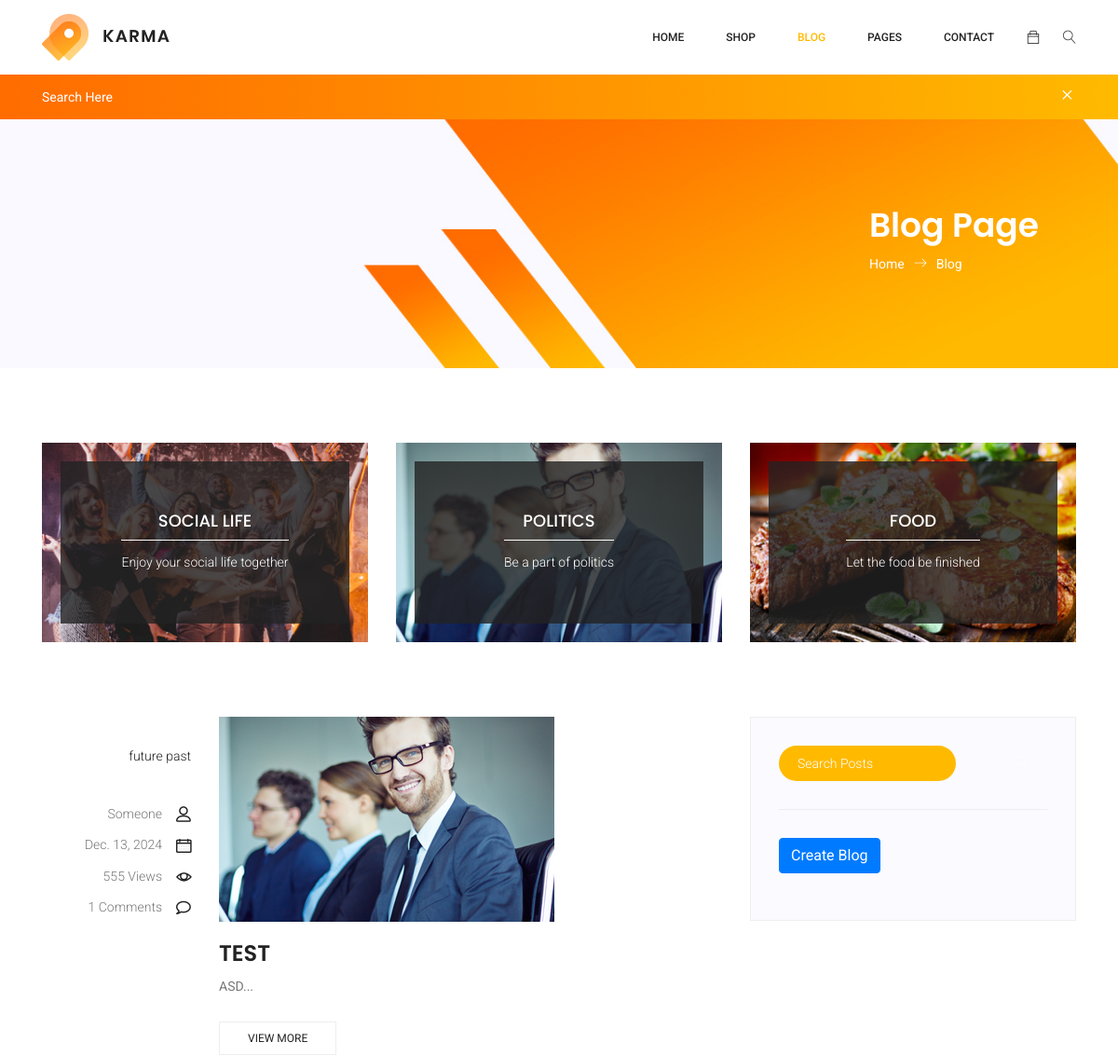
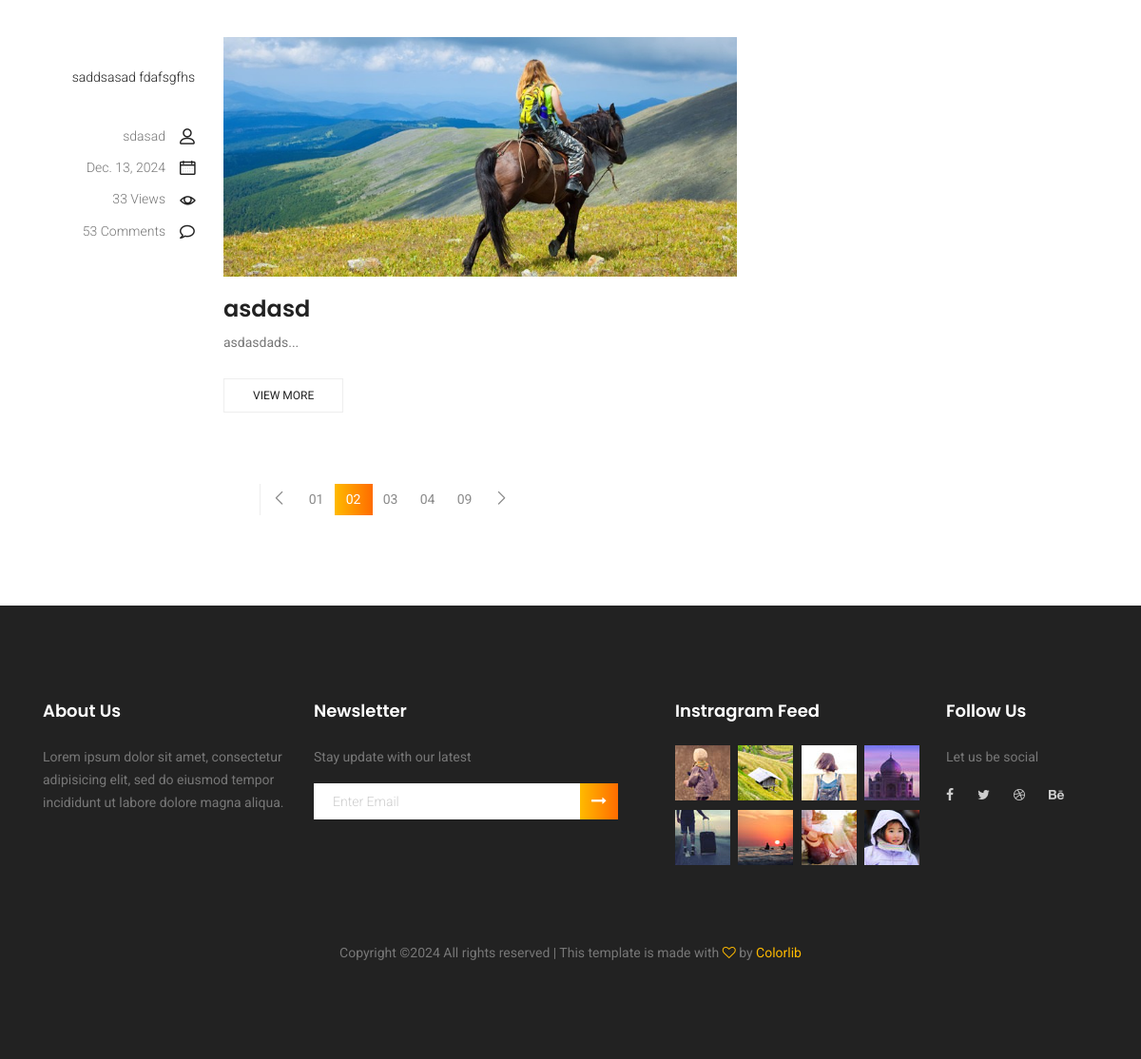
Screenshot of /blog/ with the database file from the repository (2 pictures, top to bottom).
### Ecommerce/models.py (models this page shows)
class Blogs(models.Model):
    id = models.AutoField(primary_key=True)
    name = models.CharField(max_length=100)
    description = models.TextField()
    tags = models.TextField()
    author = models.CharField(max_length=100)
    date = models.DateField()
    views = models.IntegerField()
    commentsAmount = models.IntegerField()
    image = models.ImageField(upload_to='static/img/blog/')

### Ecommerce/views.py (the view)
# urls.py: path('blog/', views.blogs_view, name='blog'),
def blogs_view(request):
    blogs = Blogs.objects.all()
    context = {'blogs': blogs}
    for blog in blogs:
        blog.split_tags = blog.tags.split(',')  # Preprocess tags as a list
    return render(request, 'karma/blog.html', context)

### Ecommerce/templates/karma/blog.html (shortened to what this page needs)
<!DOCTYPE html>
{% load static %}
<html lang="zxx" class="no-js">
<head>
    <link rel="stylesheet" href="{% static 'css/linearicons.css' %}">
    <link rel="stylesheet" href="{% static 'css/font-awesome.min.css' %}">
    <link rel="stylesheet" href="{% static 'css/themify-icons.css' %}">
    <link rel="stylesheet" href="{% static 'css/bootstrap.css' %}">
    <link rel="stylesheet" href="{% static 'css/owl.carousel.css' %}">
    <link rel="stylesheet" href="{% static 'css/nice-select.css' %}">
    <link rel="stylesheet" href="{% static 'css/nouislider.min.css' %}">
    <link rel="stylesheet" href="{% static 'css/ion.rangeSlider.css' %}" />
    <link rel="stylesheet" href="{% static 'css/ion.rangeSlider.skinFlat.css' %}" />
    <link rel="stylesheet" href="{% static 'css/main.css' %}">
</head>
<body>
	<header class="header_area sticky-header">
		<div class="main_menu">
			<nav class="navbar navbar-expand-lg navbar-light main_box">
				<div class="container">
					<a class="navbar-brand logo_h" href="{% url 'index' %}"><img src="{% static 'img/logo.png' %}" alt=""></a>
					<div class="collapse navbar-collapse offset" id="navbarSupportedContent">
						<ul class="nav navbar-nav menu_nav ml-auto">
							<li class="nav-item"><a class="nav-link" href="{% url 'index' %}">Home</a></li>
							<li class="nav-item submenu dropdown">
								<a href="#" class="nav-link dropdown-toggle" data-toggle="dropdown" role="button" aria-haspopup="true"
								 aria-expanded="false">Shop</a>
							</li>
							<li class="nav-item submenu dropdown active">
								<a href="#" class="nav-link dropdown-toggle" data-toggle="dropdown" role="button" aria-haspopup="true"
								 aria-expanded="false">Blog</a>
							</li>
							<li class="nav-item submenu dropdown">
								<a href="#" class="nav-link dropdown-toggle" data-toggle="dropdown" role="button" aria-haspopup="true"
								 aria-expanded="false">Pages</a>
							</li>
							<li class="nav-item"><a class="nav-link" href="{% url 'contact' %}">Contact</a></li>
						</ul>
						<ul class="nav navbar-nav navbar-right">
							<li class="nav-item"><a href="#" class="cart"><span class="ti-bag"></span></a></li>
							<li class="nav-item">
								<button class="search"><span class="lnr lnr-magnifier" id="search"></span></button>
							</li>
						</ul>
					</div>
				</div>
			</nav>
		</div>
		<div class="search_input" id="search_input_box">
			<div class="container">
				<form class="d-flex justify-content-between">
                    <label for="search_input"></label><input type="text" class="form-control" id="search_input" placeholder="Search Here">
					<span class="lnr lnr-cross" id="close_search" title="Close Search"></span>
				</form>
			</div>
		</div>
	</header>
    <section class="banner-area organic-breadcrumb">
        <div class="container">
            <div class="breadcrumb-banner d-flex flex-wrap align-items-center justify-content-end">
                <div class="col-first">
                    <h1>Blog Page</h1>
                    <nav class="d-flex align-items-center">
                        <a href="{% url 'index' %}">Home<span class="lnr lnr-arrow-right"></span></a>
                        <a href="{% url 'category' %}">Blog</a>
                    </nav>
                </div>
            </div>
        </div>
    </section>
    <section class="blog_categorie_area">
        <div class="container">
            <div class="row">
                <div class="col-lg-4">
                    <div class="categories_post">
                        <img src="{% static 'img/blog/cat-post/cat-post-3.jpg' %}" alt="post">
                        <div class="categories_details">
                            <div class="categories_text">
                                <a href="{% url 'single-blog' %}">
                                    <h5>Social Life</h5>
                                </a>
                                <div class="border_line"></div>
                                <p>Enjoy your social life together</p>
                            </div>
                        </div>
                    </div>
                </div>
                <div class="col-lg-4">
                    <div class="categories_post">
                        <img src="{% static 'img/blog/cat-post/cat-post-2.jpg' %}" alt="post">
                        <div class="categories_details">
                            <div class="categories_text">
                                <a href="{% url 'single-blog' %}">
                                    <h5>Politics</h5>
                                </a>
                                <div class="border_line"></div>
                                <p>Be a part of politics</p>
                            </div>
                        </div>
                    </div>
                </div>
                <div class="col-lg-4">
                    <div class="categories_post">
                        <img src="{% static 'img/blog/cat-post/cat-post-1.jpg' %}" alt="post">
                        <div class="categories_details">
                            <div class="categories_text">
                                <a href="{% url 'single-blog' %}">
                                    <h5>Food</h5>
                                </a>
                                <div class="border_line"></div>
                                <p>Let the food be finished</p>
                            </div>
                        </div>
                    </div>
                </div>
            </div>
        </div>
    </section>
   <section class="blog_area">
    <div class="container">
        <div class="row">
            <div class="col-lg-8">
                <div class="blog_left_sidebar">
                    {% for blog in blogs %}
                    <article class="row blog_item">
                        <div class="col-md-3">
                            <div class="blog_info text-right">
                                <div class="post_tag">
                                    <div class="post_tag">
    {% for tag in blog.split_tags %}
        <a href="#">{{ tag }}</a>
    {% endfor %}
</div>
                                </div>
                                <ul class="blog_meta list">
                                    <li><a href="#">{{ blog.author }}<i class="lnr lnr-user"></i></a></li>
                                    <li><a href="#">{{ blog.date }}<i class="lnr lnr-calendar-full"></i></a></li>
                                    <li><a href="#">{{ blog.views }} Views<i class="lnr lnr-eye"></i></a></li>
                                    <li><a href="#">{{ blog.commentsAmount }} Comments<i class="lnr lnr-bubble"></i></a></li>
                                </ul>
                            </div>
                        </div>
                        <div class="col-md-9">
                            <div class="blog_post">
                                <img src="{{ blog.image.url }}" alt="{{ blog.name }}">
                                <div class="blog_details">
                                    <a href="{% url 'single-blog'%}">
                                        <h2>{{ blog.name }}</h2>
                                    </a>
                                    <p>{{ blog.description|slice:":200" }}...</p>
                                    <a href="{% url 'single-blog'%}" class="white_bg_btn">View More</a>
                                </div>
                            </div>
                        </div>
                    </article>
                    {% endfor %}
                    <nav class="blog-pagination justify-content-center d-flex">
                        <ul class="pagination">
                            <li class="page-item">
                                <a href="#" class="page-link" aria-label="Previous">
                                    <span aria-hidden="true">
                                        <span class="lnr lnr-chevron-left"></span>
                                    </span>
                                </a>
                            </li>
                            <li class="page-item"><a href="#" class="page-link">01</a></li>
                            <li class="page-item active"><a href="#" class="page-link">02</a></li>
                            <li class="page-item"><a href="#" class="page-link">03</a></li>
                            <li class="page-item"><a href="#" class="page-link">04</a></li>
                            <li class="page-item"><a href="#" class="page-link">09</a></li>
                            <li class="page-item">
                                <a href="#" class="page-link" aria-label="Next">
                                    <span aria-hidden="true">
                                        <span class="lnr lnr-chevron-right"></span>
                                    </span>
                                </a>
                            </li>
                        </ul>
                    </nav>
                </div>
            </div>
            <div class="col-lg-4">
                <div class="blog_right_sidebar">
                    <aside class="single_sidebar_widget search_widget">
                        <div class="input-group">
                            <label>
                                <input type="text" class="form-control" placeholder="Search Posts" onfocus="this.placeholder = ''" onblur="this.placeholder = 'Search Posts'">
                            </label>
                            <span class="input-group-btn">
                                <button class="btn btn-default" type="button"><i class="lnr lnr-magnifier"></i></button>
                            </span>
                        </div>
                        <div class="br"></div>
                    </aside>
                    <a href="{% url 'create-blog' %}" class="btn btn-primary" style="margin-bottom: 20px;">Create Blog</a>
                </div>
            </div>
        </div>
    </div>
</section>
    <footer class="footer-area section_gap">
        <div class="container">
            <div class="row">
                <div class="col-lg-3  col-md-6 col-sm-6">
                    <div class="single-footer-widget">
                        <h6>About Us</h6>
                        <p>
                            Lorem ipsum dolor sit amet, consectetur adipisicing elit, sed do eiusmod tempor incididunt
                            ut labore dolore
                            magna aliqua.
                        </p>
                    </div>
                </div>
                <div class="col-lg-4  col-md-6 col-sm-6">
                    <div class="single-footer-widget">
                        <h6>Newsletter</h6>
                        <p>Stay update with our latest</p>
                        <div class="" id="mc_embed_signup">
                            <form target="_blank" novalidate="true" action="https://spondonit.us12.list-manage.com/subscribe/post?u=1462626880ade1ac87bd9c93a&amp;id=92a4423d01"
                                method="get" class="form-inline">
                                <div class="d-flex flex-row">
                                    <input class="form-control" name="EMAIL" placeholder="Enter Email" onfocus="this.placeholder = ''"
                                        onblur="this.placeholder = 'Enter Email '" required="" type="email">
                                    <button class="click-btn btn btn-default"><i class="fa fa-long-arrow-right"
                                            aria-hidden="true"></i></button>
                                </div>
                            </form>
                        </div>
                    </div>
                </div>
                <div class="col-lg-3  col-md-6 col-sm-6">
                    <div class="single-footer-widget mail-chimp">
                        <h6 class="mb-20">Instragram Feed</h6>
                        <ul class="instafeed d-flex flex-wrap">
                            <li><img src="{% static 'img/i1.jpg' %}" alt=""></li>
                            <li><img src="{% static 'img/i2.jpg' %}" alt=""></li>
                            <li><img src="{% static 'img/i3.jpg' %}" alt=""></li>
                            <li><img src="{% static 'img/i4.jpg' %}" alt=""></li>
                            <li><img src="{% static 'img/i5.jpg' %}" alt=""></li>
                            <li><img src="{% static 'img/i6.jpg' %}" alt=""></li>
                            <li><img src="{% static 'img/i7.jpg' %}" alt=""></li>
                            <li><img src="{% static 'img/i8.jpg' %}" alt=""></li>
                        </ul>
                    </div>
                </div>
                <div class="col-lg-2 col-md-6 col-sm-6">
                    <div class="single-footer-widget">
                        <h6>Follow Us</h6>
                        <p>Let us be social</p>
                        <div class="footer-social d-flex align-items-center">
                            <a href="#"><i class="fa fa-facebook"></i></a>
                            <a href="#"><i class="fa fa-twitter"></i></a>
                            <a href="#"><i class="fa fa-dribbble"></i></a>
                            <a href="#"><i class="fa fa-behance"></i></a>
                        </div>
                    </div>
                </div>
            </div>
            <div class="footer-bottom d-flex justify-content-center align-items-center flex-wrap">
                <p class="footer-text m-0">
Copyright &copy;<script>document.write(new Date().getFullYear());</script> All rights reserved | This template is made with <i class="fa fa-heart-o" aria-hidden="true"></i> by <a href="https://colorlib.com" target="_blank">Colorlib</a>
</p>
            </div>
        </div>
    </footer>
</body>
</html>

### rows the page displays
Blogs: split_tags "future" "past", author "Someone", date "Dec. 13, 2024", views "555", commentsAmount "1", image (picture), name "TEST", description "ASD"
Blogs: split_tags "saddsasad" "fdafsgfhs", author "sdasad", date "Dec. 13, 2024", views "33", commentsAmount "53", image (picture), name "asdasd", description "asdasdads"
